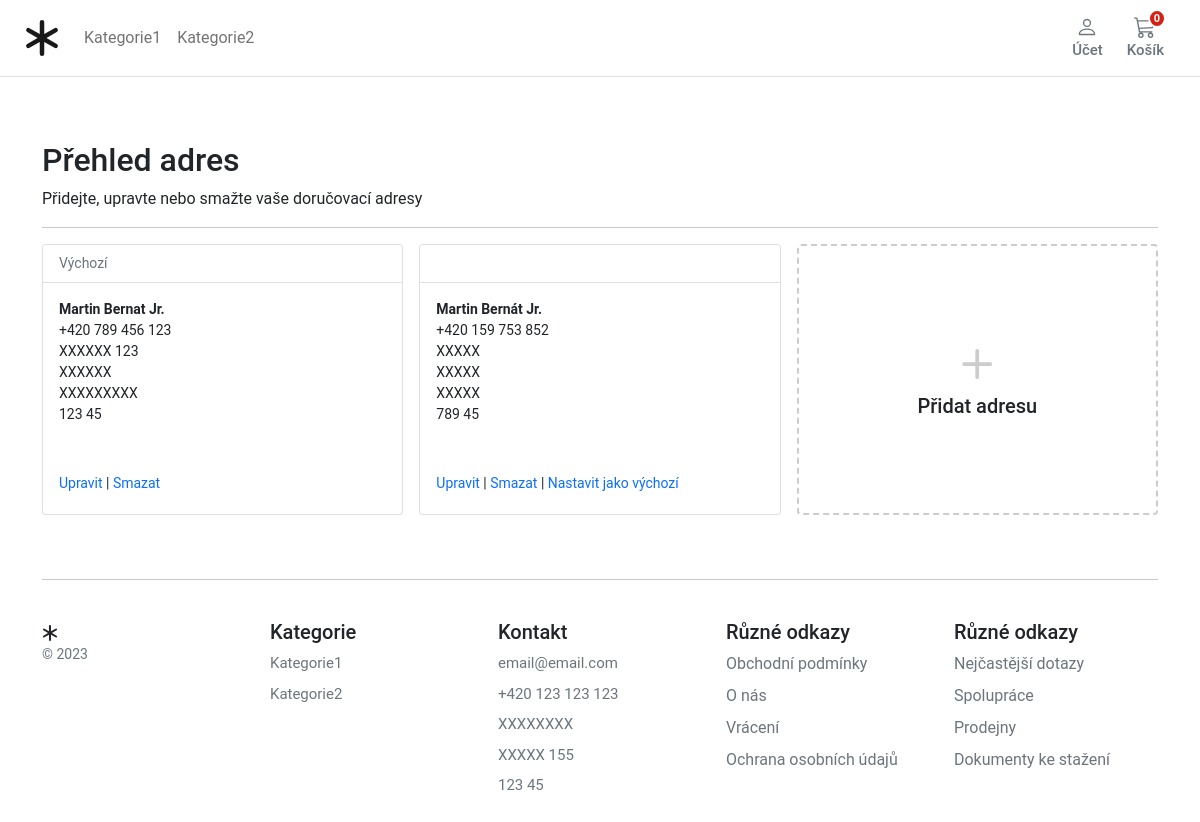
Page /account/addresses/ (signed in) on the earlier database version.
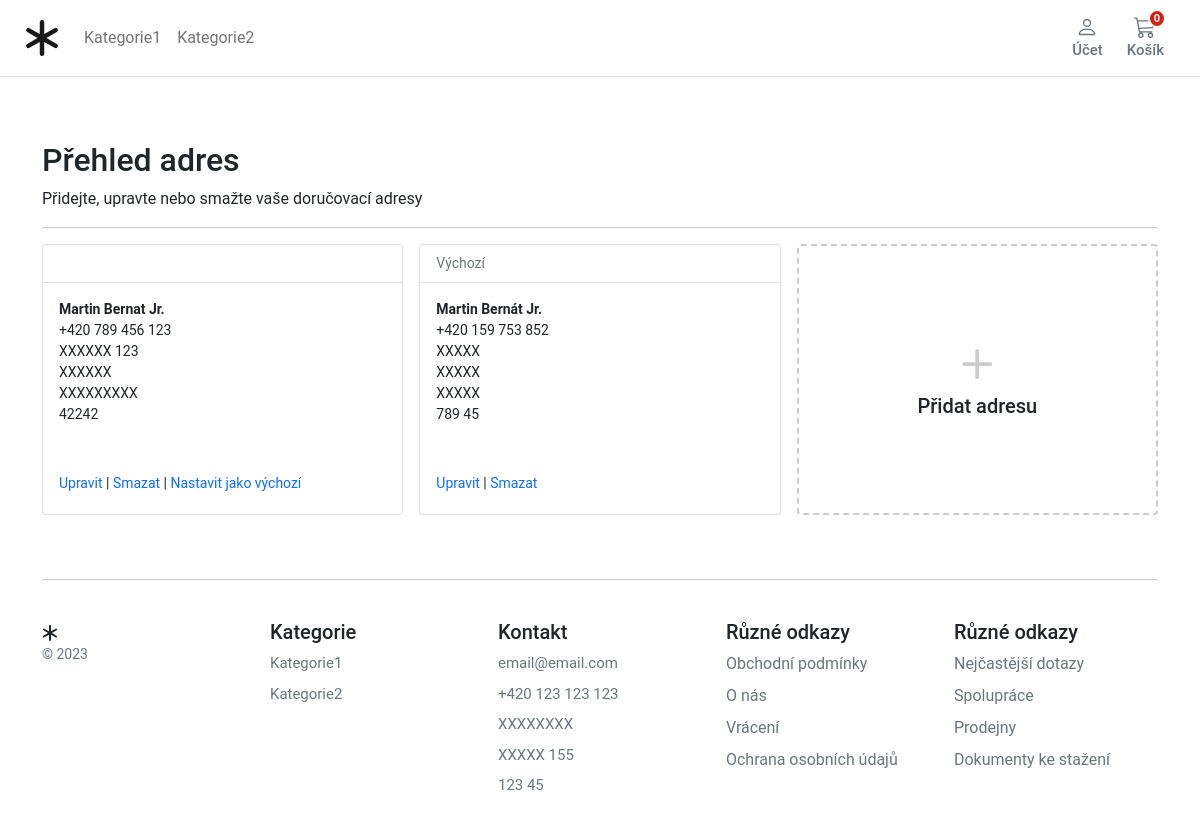
Same page on the later database version.
### store/models.py (models this page shows, shortened)
class Category(MPTTModel):
    name = models.CharField(
        verbose_name=("Category Name"),
        help_text=("Required and unique"),
        max_length=255,
        unique=True,
    )
    slug = models.SlugField(verbose_name=("Category safe URL"), max_length=255, unique=True)
    parent = TreeForeignKey("self", on_delete=models.CASCADE, null=True, blank=True, related_name="children")
    is_active = models.BooleanField(default=True)
    class MPTTMeta:
        order_insertion_by = ["name"]
    class Meta:
        verbose_name = ("Category")
        verbose_name_plural = ("Categories")
    def get_absolute_url(self):
        return reverse("store:category_list", args=[self.slug])

### account/models.py (models this page shows, shortened)
class Address(models.Model):
    id = models.UUIDField(primary_key=True, default=uuid.uuid4, editable=False)
    customer = models.ForeignKey(Customer, verbose_name=("Customer"), on_delete=models.CASCADE)
    full_name = models.CharField(("Full Name"), max_length=150)
    phone = models.CharField(("Phone Number"), max_length=50)
    postcode = models.CharField(("Postcode"), max_length=50)
    address_line = models.CharField(("Address Line 1"), max_length=255)
    address_line2 = models.CharField(("Address Line 2"), max_length=255)
    town_city = models.CharField(("Town/City/State"), max_length=150)
    delivery_instructions = models.CharField(("Delivery Instructions"), max_length=255)
    created_at = models.DateTimeField(("Created at"), auto_now_add=True)
    updated_at = models.DateTimeField(("Updated at"), auto_now=True)
    default = models.BooleanField(("Default"), default=False)
    class Meta:
        verbose_name = "Address"
        verbose_name_plural = "Addresses"

### account/views.py (the view)
# urls.py: path("addresses/", views.view_address, name="addresses"),
@login_required
def view_address(request):
    addresses = Address.objects.filter(customer=request.user)
    return render(request, "account/dashboard/addresses.html", {"addresses": addresses})

### basket/basket.py (called while the page is built)
    def __len__(self):
        return sum(item['qty'] for item in self.basket.values())

### basket/context_processors.py (called while the page is built)
def basket(request):
    return {'basket': Basket(request)}

### store/context_processors.py (called while the page is built)
def categories(request):
    return {
        'categories': Category.objects.filter(level=0)
    }

### templates/account/dashboard/addresses.html (shortened to what this page needs)
{% extends "../../base.html" %}
{% block content %}
<div class="container">
  <h1 class="h2">Přehled adres</h1>
  <div>Přidejte, upravte nebo smažte vaše doručovací adresy</div>
  <hr />
  <div class="container px-0">
    <div class="row row-cols-1 row-cols-sm-2 row-cols-md-3 g-3">
      {% for address in addresses %}
      <div class="col">
        <div class="card pb-3">
          <div class="card-header bg-white small text-muted">
            {% if address.default %}
            Výchozí
            {% endif %}
          </div>
          <div class="card-body small pb-1">
            <p class="card-text m-0"><b>{{address.full_name}}</b></p>
            <p class="card-text m-0">{{address.phone}}</p>
            <p class="card-text m-0">{{address.address_line}}</p>
            <p class="card-text m-0">{{address.address_line2}}</p>
            <p class="card-text m-0">{{address.town_city}}</p>
            <p class="card-text m-0">{{address.postcode}}</p>
            <div class="pt-5">
              <a href="{% url "account:edit_address" address.id %}" class="text-decoration-none">Upravit</a>
              |
              <a href="{% url "account:delete_address" address.id %}" class="text-decoration-none">Smazat</a>
              {% if not address.default %}
              | <a href="{% url "account:set_default" address.id %}" class="text-decoration-none">Nastavit jako výchozí</a>
              {% endif %}
            </div>
          </div>
        </div>
      </div>
      {% endfor %}
      <div class="col">
        <a href="{% url "account:add_address"%}" class="text-reset text-decoration-none" role="button" style="max-width: 540px;">
          <div class="card mb-3 h-100" style="border: dashed 2px #ccc;">
            <div class="row g-0 h-100">
              <div class="col-12" style="min-height:100px">
                <div class="card-body text-center position-absolute top-50 start-50 translate-middle">
                  <svg style="color:#ccc;" xmlns="http://www.w3.org/2000/svg" width="60" height="60" fill="currentColor"
                    class="bi bi-plus" viewBox="0 0 16 16">
                    <path
                      d="M8 4a.5.5 0 0 1 .5.5v3h3a.5.5 0 0 1 0 1h-3v3a.5.5 0 0 1-1 0v-3h-3a.5.5 0 0 1 0-1h3v-3A.5.5 0 0 1 8 4z" />
                  </svg>
                  <h1 class="h5">Přidat adresu</h1>
                </div>
              </div>
            </div>
          </div>
        </a>
      </div>
    </div>
  </div>
</div>
{% endblock %}

### templates/base.html (shortened to what this page needs)
{% load static %}
<!DOCTYPE html>
<html>
<head>
  <link href="https://cdn.jsdelivr.net/npm/bootstrap@5.0.0-beta1/dist/css/bootstrap.min.css" rel="stylesheet"
>
  <link rel="stylesheet" href="{% static 'core/css/base.css' %}">
  <link rel="stylesheet" href="{% block stylesheet %}{% endblock %}">
</head>
<body>
  <header class="pb-3">
    <nav class="navbar navbar-expand-md navbar-light bg-white border-bottom">
      <div class="container-fluid px-md-4">
        <div class="d-flex w-100 navbar-collapse">
          <a class="navbar-brand d-flex-inline" href="/">
          </a>
          <ul class="navbar-nav me-auto mb-md-0 ">
            <li class="nav-item dropdown">
              {% for c in categories %}
            <li class="nav-item collapse navbar-collapse">
              <a class="nav-link" href="{{ c.get_absolute_url }}">{{ c.name|title }}</a>
            </li>
            {% endfor %}
            </li>
          </ul>
          <div>
            <div class="collapse navbar-collapse" id="navbarSupportedContent2">
              <ul class="navbar-nav me-auto mb-2 mb-lg-0">
                <li class="nav-item dropdown">
                  <a class="btn btn-outline-secondary border-0 basket-btn" href="#" id="navbarDropdown" role="button"
                    data-bs-toggle="dropdown" aria-expanded="false">
                    <div>
                    </div>
                    <span class="fs15 fw500">Účet</span>
                  </a>
                </li>
              </ul>
            </div>
          </div>
          <a type="button" role="button" href="{% url "basket:basket_summary" %}"
            class="btn btn-outline-secondary border-0 basket-btn">
            {% with total_qty=basket|length %}
            <div id="basket-qty" class="basket-qty">
              {% if total_qty > 0 %}
              {{ total_qty }}
              {% else %}
              0
              {% endif %}
            </div>
            {% endwith %}
            <div>
            </div>
            <span class="fs15 fw500">Košík</span>
          </a>
        </div>
      </div>
    </nav>
  </header>
  <main class="pt-5">
    <div id="content">{% block content %} {% endblock %}</div>
  </main>
  <footer class="container py-5 footer">
    <hr>
    <div class="row pt-4">
      <div class="col-12 col-md">
        <small class="d-block mb-3 text-muted">&copy; 2023</small>
      </div>
      <div class="col-6 col-md fs15">
        <h5>Kategorie</h5>
        <ul class="list-unstyled">
          {% for c in categories %}
          <li>
            <a class="link-secondary text-decoration-none" href="{{ c.get_absolute_url }}">{{ c.name|title }}</a>
          </li>
          {% endfor %}
      </div>
      <div class="col-6 col-md fs15">
        <h5>Kontakt</h5>
        <ul class="list-unstyled">
          <li class="link-secondary text-decoration-none">email@email.com</li>
          <li class="link-secondary text-decoration-none">+420 123 123 123</li>
          <li class="link-secondary text-decoration-none">XXXXXXXX</li>
          <li class="link-secondary text-decoration-none">XXXXX 155</li>
          <li class="link-secondary text-decoration-none">123 45</li>
        </ul>
      </div>
      <div class="col-6 col-md">
        <h5>Různé odkazy</h5>
        <ul class="list-unstyled">
          <li><a class="link-secondary text-decoration-none" href="#">Obchodní podmínky</a></li>
          <li><a class="link-secondary text-decoration-none" href="#">O nás</a></li>
          <li><a class="link-secondary text-decoration-none" href="#">Vrácení</a></li>
          <li><a class="link-secondary text-decoration-none" href="#">Ochrana osobních údajů</a></li>
        </ul>
      </div>
      <div class="col-6 col-md">
        <h5>Různé odkazy</h5>
        <ul class="list-unstyled">
          <li><a class="link-secondary text-decoration-none" href="#">Nejčastější dotazy</a></li>
          <li><a class="link-secondary text-decoration-none" href="#">Spolupráce</a></li>
          <li><a class="link-secondary text-decoration-none" href="#">Prodejny</a></li>
          <li><a class="link-secondary text-decoration-none" href="#">Dokumenty ke stažení</a></li>
        </ul>
      </div>
    </div>
  </footer>
</body>
</html>

### static/core/css/base.css (style rules this page uses)
html, body, p, div { letter-spacing: -0.02px; font-family: 'Roboto', sans-serif; }
.fs15 { font-size: 0.9375rem; }
.fw500 { font-weight: 500; }
.basket-qty { color: #fff; background: #d42114; border: 2px solid #fff; border-radius: 50%; text-align: center; font-size: 11px; height: 15px; width: 14px; position: absolute; box-sizing: content-box; font-weight: 600; top: 1px; right: 10px; }
.basket-btn { position: relative; }
.footer>div>div>ul>li { padding-bottom: 8px; }

Differences in the rows shown:
changed Address "Martin Bernat Jr.": postcode "123 45" → "42242"; default "Výchozí" → "| Nastavit jako výchozí"
changed Address "Martin Bernát Jr.": default "| Nastavit jako výchozí" → "Výchozí"
